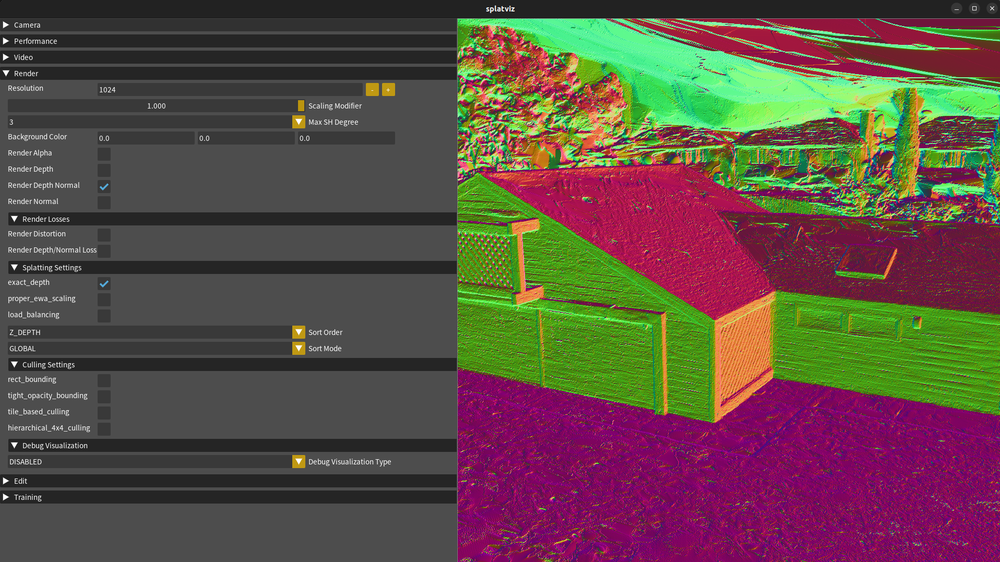
#> input picture SOF/assets/sofviz.png, 1000 x 562 px, shrunk from 1916 x 1077 before the run
$ python compose_side_by_side_pairs_v0.py --left_dir ../assets --right_dir ../assets --output_dir out
#> lines starting #> are read from the running program, lines starting #| are printed output that depends on the picture
#!/usr/bin/env python3
from __future__ import annotations

import argparse
from pathlib import Path

from PIL import Image, ImageDraw


IMAGE_EXTS = {".png", ".jpg", ".jpeg", ".bmp", ".tif", ".tiff", ".webp"}


def parse_args() -> argparse.Namespace:
    parser = argparse.ArgumentParser(description="Compose matching images from two directories into side-by-side pairs.")
    parser.add_argument("--left_dir", type=Path, required=True)
    parser.add_argument("--right_dir", type=Path, required=True)
    parser.add_argument("--output_dir", type=Path, required=True)
    parser.add_argument("--left_label", type=str, default="before")
    parser.add_argument("--right_label", type=str, default="after")
    parser.add_argument("--add_labels", action="store_true")
    parser.add_argument("--gap", type=int, default=8)
    return parser.parse_args()


def iter_images(path: Path) -> list[Path]:
    return sorted(p for p in path.iterdir() if p.is_file() and p.suffix.lower() in IMAGE_EXTS)


def draw_label(image: Image.Image, text: str, x: int, y: int) -> None:
    draw = ImageDraw.Draw(image)
    bbox = draw.textbbox((x, y), text)
    pad = 4
    draw.rectangle((bbox[0] - pad, bbox[1] - pad, bbox[2] + pad, bbox[3] + pad), fill=(0, 0, 0))
    draw.text((x, y), text, fill=(255, 255, 255))


def main() -> None:
    args = parse_args()
    left_dir = args.left_dir.expanduser().resolve()
    right_dir = args.right_dir.expanduser().resolve()
    output_dir = args.output_dir.expanduser().resolve()
    output_dir.mkdir(parents=True, exist_ok=True)

    left_files = {path.name: path for path in iter_images(left_dir)}
    right_files = {path.name: path for path in iter_images(right_dir)}
    common = sorted(set(left_files) & set(right_files))
    if not common:
        raise FileNotFoundError(f"No matching image names between {left_dir} and {right_dir}")

    for name in common:
        with Image.open(left_files[name]).convert("RGB") as left_img, Image.open(right_files[name]).convert("RGB") as right_img:
            width = left_img.width + int(args.gap) + right_img.width
#> width = 2008
            height = max(left_img.height, right_img.height)
#> height = 562
            canvas = Image.new("RGB", (width, height), color=(255, 255, 255))
#> canvas: PIL image 2008x562 RGB; every value is 255
            canvas.paste(left_img, (0, 0))
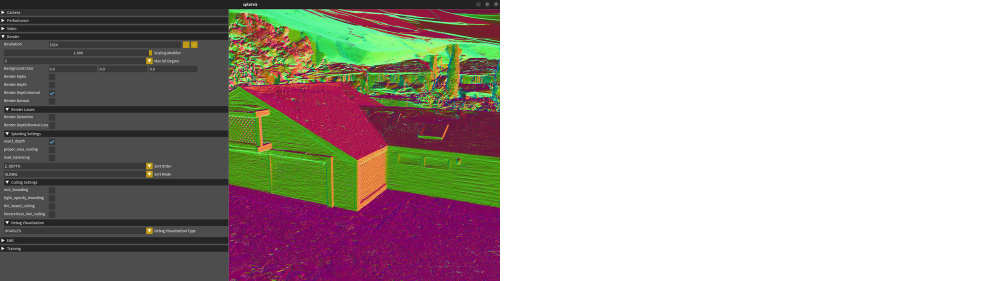
#> canvas: PIL image 2008x562 RGB (shown at 1/2 size); mean R, G, B 174.3, 165.9, 162.2
            canvas.paste(right_img, (left_img.width + int(args.gap), 0))
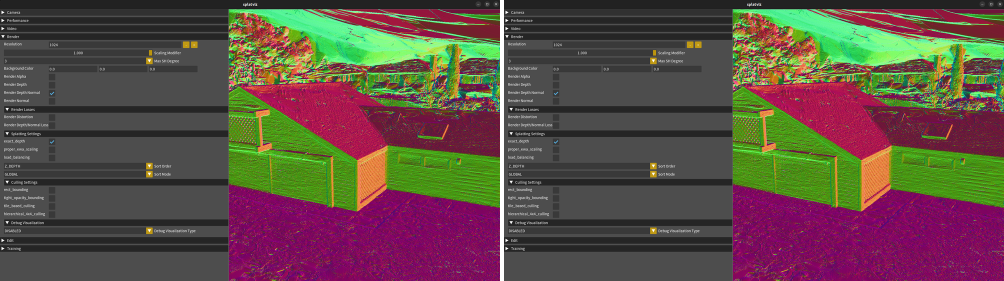
#> canvas: PIL image 2008x562 RGB (shown at 1/2 size); mean R, G, B 93.5, 76.9, 69.5
            if bool(args.add_labels):
                draw_label(canvas, str(args.left_label), 8, 8)
                draw_label(canvas, str(args.right_label), left_img.width + int(args.gap) + 8, 8)
            canvas.save(output_dir / name)

    print(f"[compose-side-by-side-v0] paired {len(common)} images -> {output_dir}", flush=True)


if __name__ == "__main__":
    main()
